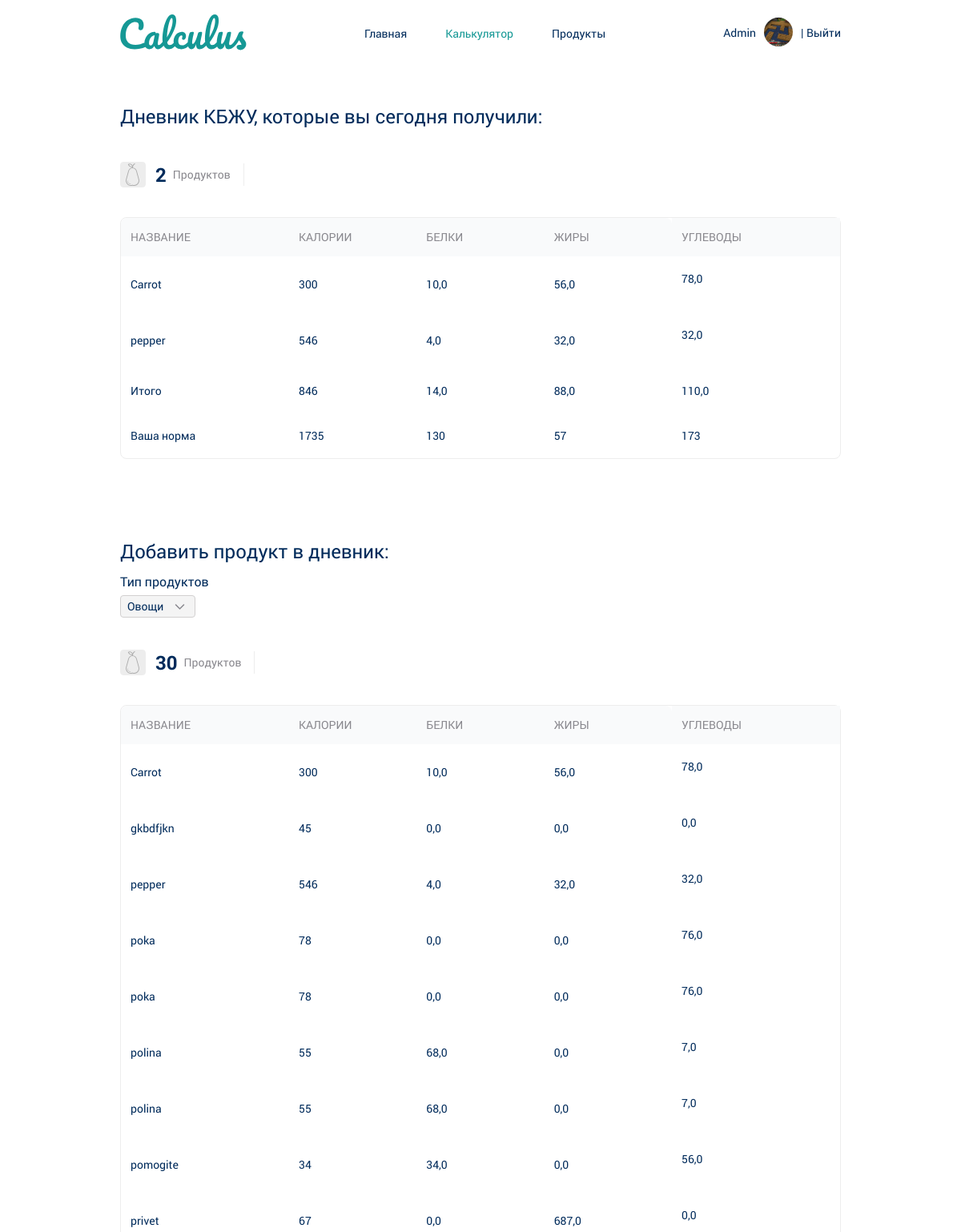
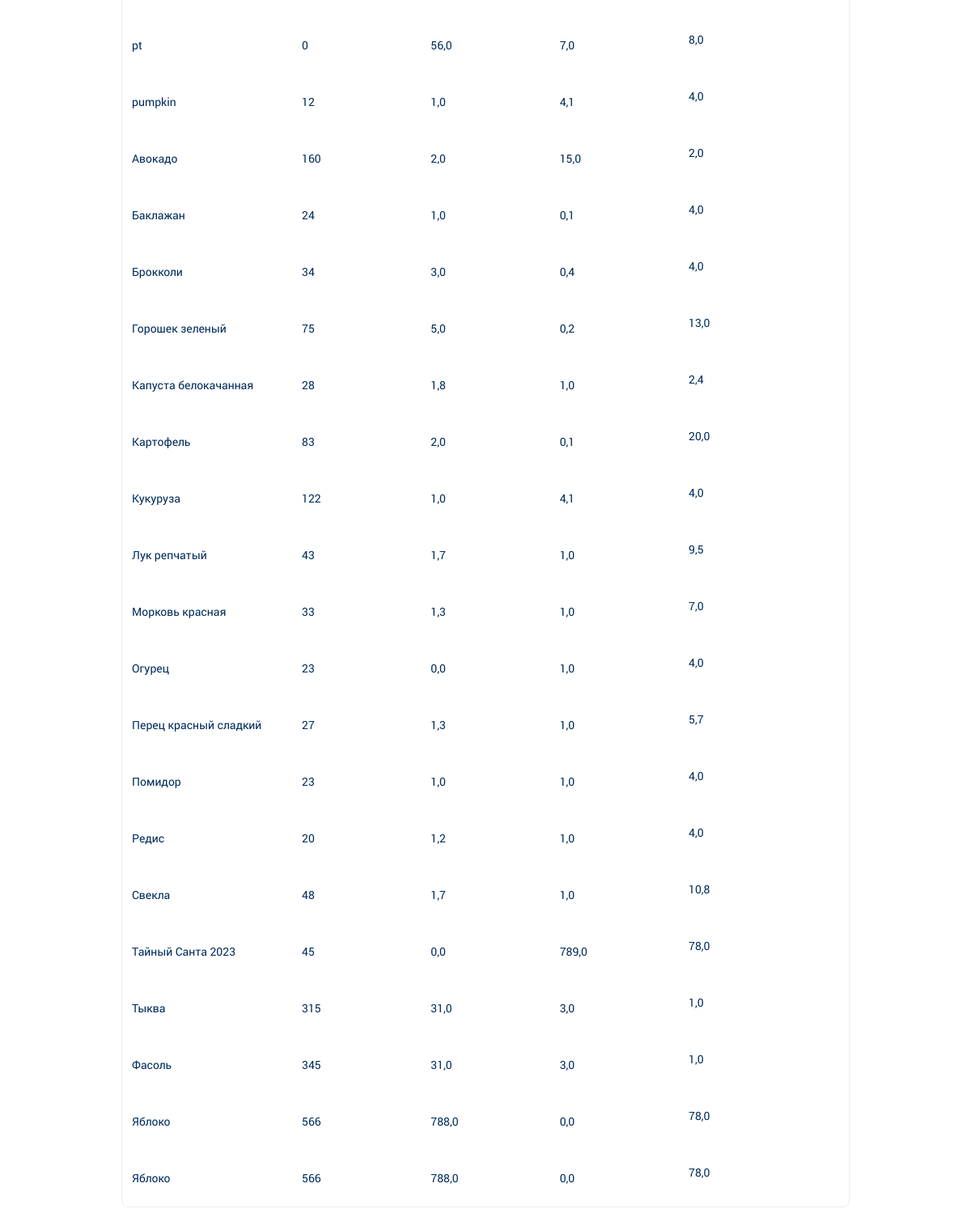
The page /calc/ (signed in) on the database its author committed (2 pictures, top to bottom).
### main/models.py (models this page shows, shortened)
class Profile(models.Model):
    user_id = models.OneToOneField(User, on_delete=models.CASCADE, null=True, verbose_name='Пользователь')
    name = models.CharField(max_length=200, verbose_name='Имя')
    age = models.IntegerField(verbose_name='Возраст')
    height = models.IntegerField(verbose_name='Рост')
    weight = models.IntegerField(verbose_name='Вес')
    photo = models.ImageField(upload_to="photos/%Y/%m/%d/", verbose_name='Фото')
    reg_date = models.DateField(default=timezone.now)
    is_active = models.BooleanField(default=True)
    history = HistoricalRecords()
    class Meta:
        verbose_name = 'Профиль'
        verbose_name_plural = 'Профили'

class Vegetable(models.Model):
    name = models.CharField(max_length=200, verbose_name='Название')
    calories = models.IntegerField(verbose_name='Калории')
    proteins = models.FloatField(verbose_name='Белки')
    fats = models.FloatField(verbose_name='Жиры')
    carbohydrates = models.FloatField(verbose_name='Углеводы')
    history = HistoricalRecords()
    class Meta:
        verbose_name = 'Овощ'
        verbose_name_plural = 'Овощи'
        ordering = ['name']

### main/views.py (the view)
# urls.py: path('calc/', calculator, name='calculator'),
@ensure_csrf_cookie
def calculator(request):
    if request.method == 'POST':
        body = json.loads(request.body)
        product_id = body.get('product_id', None)
        product_table = body.get('product_table', None)
        if product_id and product_table:
            result = add_product_to_table(request, product_table, product_id)
            return JsonResponse(result)
        return JsonResponse({'status': 'fail'})
    elif request.user.is_authenticated:
        result = get_products(request)
        products = result[0]
        total = result[1]
        cpfc = get_cpfc(request)
        vegetables = Vegetable.objects.all()
        context = get_context_data(title="Калькулятор", active_url='calculator', products_list=products,
                                   products_list2=vegetables, products_list_len=len(products), total=total, cpfc=cpfc)
    else:
        vegetables = Vegetable.objects.all()
        context = get_context_data(title="Калькулятор", active_url='calculator', products_list=vegetables)
    return render(request, 'main/calc.html', context)

### main/utils.py (called while the page is built)
def get_context_data(**kwargs):
    context = kwargs
    context['menu'] = menu
    return context

def get_cpfc(request):
    user = request.user
    cals = int(10 * user.profile.weight + 6.25 * user.profile.height - 5 * user.profile.age + 5)
    proteins = int(cals * 0.3 / 4)
    fats = int(cals * 0.3 / 9)
    crbs = int(cals * 0.4 / 4)
    cpfc = {
        'cals': cals,
        'proteins': proteins,
        'fats': fats,
        'crbs': crbs,
    }
    return cpfc

def get_products(request):
    records = Record.objects.filter(user_id=request.user.profile)
    products = []
    for record in records:
        for r in record.veg_id.all(): products.append([record.pk, r])
        for r in record.fruit_id.all(): products.append([record.pk, r])
        for r in record.grain_id.all(): products.append([record.pk, r])
        for r in record.meat_id.all(): products.append([record.pk, r])
    cals = 0
    proteins = 0
    fats = 0
    carbohydrates = 0
    for product in products:
        cals += product[1].calories
        proteins += product[1].proteins
        fats += product[1].fats
        carbohydrates += product[1].carbohydrates
    total = {
        'calories': cals,
        'proteins': round(proteins, 1),
        'fats': round(fats, 1),
        'carbohydrates': round(carbohydrates, 1)
    }
    return [products, total]

### main/templates/main/calc.html (shortened to what this page needs)
{% extends 'main/base.html' %}
{% load static %}
{% block content %}
<main>
    {% if user.is_authenticated %}
        <section class="products">
            <div class='container'>
                <h1 class="products__title">Дневник КБЖУ, которые вы сегодня получили:</h1>
                <div class="products__amount">
                    <div class="products__amount-img"><img src="{% static 'main/img/fruit.svg' %}" alt=""></div>
                    <div class="products__amount-num">{{ products_list_len }}</div>
                    <div class="products__amount-name">Продуктов</div>
                </div>
                <table class="products__table">
                    <thead class="products__table-head">
                        <tr class="products__table-row">
                            <th class="products__table-header">Название</th>
                            <th class="products__table-header">Калории</th>
                            <th class="products__table-header">Белки</th>
                            <th class="products__table-header">Жиры</th>
                            <th class="products__table-header">Углеводы</th>
                        </tr>
                    </thead>
                    <tbody class="products__table-body">
                        {% for item in products_list %}
                            <tr id="{{ item.0 }}" class="products__table-row">
                                <td class="products__table-cell">{{ item.1.name }}</td>
                                <td class="products__table-cell">{{ item.1.calories }}</td>
                                <td class="products__table-cell">{{ item.1.proteins }}</td>
                                <td class="products__table-cell">{{ item.1.fats }}</td>
                                <td class="products__table-cell"><div class="products__table-flex-container">{{ item.1.carbohydrates }}<button class="products__table-btn remove-btn">Убрать из дневника</button></div></td>
                            </tr>
                        {% endfor %}
                    </tbody>
                    <tfoot>
                        <tr class="products__table-row">
                            <td class="products__table-cell">Итого</td>
                            <td class="products__table-cell">{{ total.calories }}</td>
                            <td class="products__table-cell">{{ total.proteins }}</td>
                            <td class="products__table-cell">{{ total.fats }}</td>
                            <td class="products__table-cell">{{ total.carbohydrates }}</td>
                        </tr>
                        <tr class="products__table-row">
                            <td class="products__table-cell">Ваша норма</td>
                            <td class="products__table-cell">{{ cpfc.cals }}</td>
                            <td class="products__table-cell">{{ cpfc.proteins }}</td>
                            <td class="products__table-cell">{{ cpfc.fats }}</td>
                            <td class="products__table-cell">{{ cpfc.crbs }}</td>
                        </tr>
                    </tfoot>
                </table>
            </div>
        </section>
        <section class="products">
            <div class="container">
                <h1 class="products__title">Добавить продукт в дневник:</h1>
                <div class="products__select-group">
                    <div class="products__select-item">
                        <label class="products__label" for="products__select">Тип продуктов</label>
                        <div class="products__select">
                            <select id="products__select">
                                <option value="vegs">Овощи</option>
                            </select>
                        </div>
                    </div>
                </div>
                <div class="products__amount">
                    <div class="products__amount-img"><img src="{% static 'main/img/fruit.svg' %}" alt=""></div>
                    <div class="products__amount-num">{{ products_list2.count }}</div>
                    <div class="products__amount-name">Продуктов</div>
                </div>
                <table class="products__table">
                    <thead class="products__table-head">
                        <tr class="products__table-row">
                            <th class="products__table-header">Название</th>
                            <th class="products__table-header">Калории</th>
                            <th class="products__table-header">Белки</th>
                            <th class="products__table-header">Жиры</th>
                            <th class="products__table-header">Углеводы</th>
                        </tr>
                    </thead>
                    <tbody id="vegetables" class="products__table-body">
                        {% for item in products_list2 %}
                            <tr id="{{ item.id }}" class="products__table-row">
                                <td class="products__table-cell">{{ item.name }}</td>
                                <td class="products__table-cell">{{ item.calories }}</td>
                                <td class="products__table-cell">{{ item.proteins }}</td>
                                <td class="products__table-cell">{{ item.fats }}</td>
                                <td class="products__table-cell"><div class="products__table-flex-container">{{ item.carbohydrates }}<button class="products__table-btn add-btn">Добавить в дневник</button></div></td>
                            </tr>
                        {% endfor %}
                    </tbody>
                </table>
            </div>
        </section>
    {% endif %}
</main>
{% endblock %}

### main/templates/main/base.html (shortened to what this page needs)
<!DOCTYPE html>
{% load static %}
<html lang="en">
    <head>
        <link rel="stylesheet" href="{% static 'main/css/style.min.css' %}">
    </head>
    <body>
        {% block menu %}
            <header class="header">
                <div class='container header__container'>
                    <a href="{% url 'home' %}" class="header__logo">
                        <img src="{% static 'main/img/logo.svg' %}" alt="Logo">
                    </a>
                    <nav class="header__nav">
                        <ul class="header__menu">
                            {% for menu_item in menu %}
                                {% if menu_item.url_name == active_url %}
                                <li class="header__menu-item"><a href="{% url menu_item.url_name %}" class="header__link header__link_active">{{ menu_item.title }}</a></li>
                                {% else %}
                                <li class="header__menu-item"><a href="{% url menu_item.url_name %}" class="header__link">{{ menu_item.title }}</a></li>
                                {% endif %}
                            {% endfor %}
                        </ul>
                    </nav>
                    {% if user.is_authenticated %}
                        <div class="header__profile">
                            <a href="{% url 'profile' %}" class="header__name">{{ user.profile.name }}</a>
                            <div class="header__profile-img"><img src="{{ user.profile.photo.url }}" alt=""></div>
                            <a href="{% url 'exit' %}" class="header__name">| Выйти</a>
                        </div>
                    {% else %}
                        <a href="{% url 'authentication' %}" class="btn">Войти</a>
                    {% endif %}
                </div>
            </header>
        {% endblock %}
        {% block content %}{% endblock %}
    </body>
</html>

### rows shown on the page
Vegetable: name "Carrot", calories "300", proteins "10,0", fats "56,0", carbohydrates "78,0"
Vegetable: name "pepper", calories "546", proteins "4,0", fats "32,0", carbohydrates "32,0"
Vegetable: name "gkbdfjkn", calories "45", proteins "0,0", fats "0,0", carbohydrates "0,0"
Vegetable: name "poka", calories "78", proteins "0,0", fats "0,0", carbohydrates "76,0"
Vegetable: name "poka", calories "78", proteins "0,0", fats "0,0", carbohydrates "76,0"
Vegetable: name "polina", calories "55", proteins "68,0", fats "0,0", carbohydrates "7,0"
Vegetable: name "polina", calories "55", proteins "68,0", fats "0,0", carbohydrates "7,0"
Vegetable: name "pomogite", calories "34", proteins "34,0", fats "0,0", carbohydrates "56,0"
Vegetable: name "privet", calories "67", proteins "0,0", fats "687,0", carbohydrates "0,0"
Vegetable: name "pt", calories "0", proteins "56,0", fats "7,0", carbohydrates "8,0"
Vegetable: name "pumpkin", calories "12", proteins "1,0", fats "4,1", carbohydrates "4,0"
Vegetable: name "Авокадо", calories "160", proteins "2,0", fats "15,0", carbohydrates "2,0"
Vegetable: name "Баклажан", calories "24", proteins "1,0", fats "0,1", carbohydrates "4,0"
Vegetable: name "Брокколи", calories "34", proteins "3,0", fats "0,4", carbohydrates "4,0"
Vegetable: name "Горошек зеленый", calories "75", proteins "5,0", fats "0,2", carbohydrates "13,0"
Vegetable: name "Капуста белокачанная", calories "28", proteins "1,8", fats "1,0", carbohydrates "2,4"
Vegetable: name "Картофель", calories "83", proteins "2,0", fats "0,1", carbohydrates "20,0"
Vegetable: name "Кукуруза", calories "122", proteins "1,0", fats "4,1", carbohydrates "4,0"
Vegetable: name "Лук репчатый", calories "43", proteins "1,7", fats "1,0", carbohydrates "9,5"
Vegetable: name "Морковь красная", calories "33", proteins "1,3", fats "1,0", carbohydrates "7,0"
Vegetable: name "Огурец", calories "23", proteins "0,0", fats "1,0", carbohydrates "4,0"
Vegetable: name "Перец красный сладкий", calories "27", proteins "1,3", fats "1,0", carbohydrates "5,7"
Vegetable: name "Помидор", calories "23", proteins "1,0", fats "1,0", carbohydrates "4,0"
Vegetable: name "Редис", calories "20", proteins "1,2", fats "1,0", carbohydrates "4,0"
Vegetable: name "Свекла", calories "48", proteins "1,7", fats "1,0", carbohydrates "10,8"
Vegetable: name "Тайный Санта 2023", calories "45", proteins "0,0", fats "789,0", carbohydrates "78,0"
Vegetable: name "Тыква", calories "315", proteins "31,0", fats "3,0", carbohydrates "1,0"
Vegetable: name "Фасоль", calories "345", proteins "31,0", fats "3,0", carbohydrates "1,0"
Vegetable: name "Яблоко", calories "566", proteins "788,0", fats "0,0", carbohydrates "78,0"
Vegetable: name "Яблоко", calories "566", proteins "788,0", fats "0,0", carbohydrates "78,0"

### other values the page prints
{{ menu_item.title }} "Главная" "Продукты"
{{ menu_item.title }} "Калькулятор"
{{ user.profile.name }} "Admin"
{{ products_list_len }} "2"
{{ total.calories }} "846"
{{ total.proteins }} "14,0"
{{ total.fats }} "88,0"
{{ total.carbohydrates }} "110,0"
{{ cpfc.cals }} "1735"
{{ cpfc.proteins }} "130"
{{ cpfc.fats }} "57"
{{ cpfc.crbs }} "173"
{{ products_list2.count }} "30"
